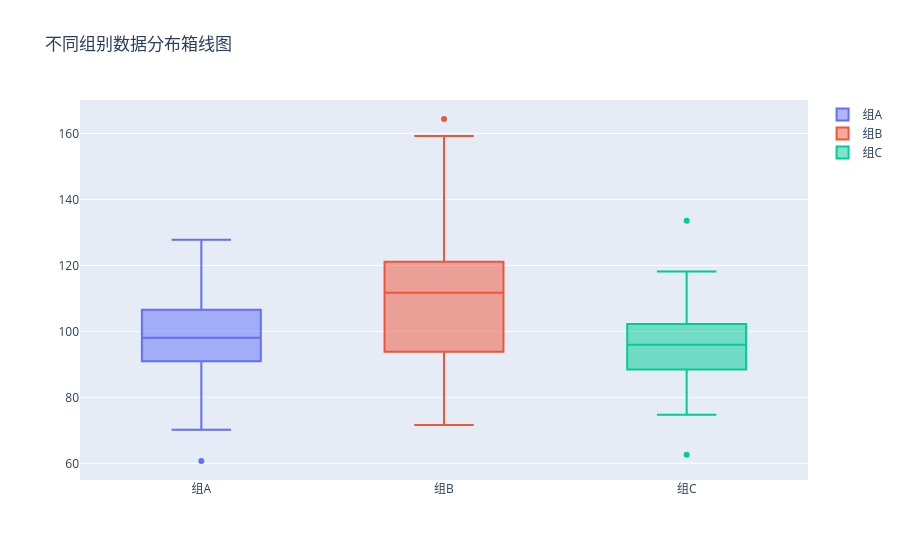

The cell this chart's notebook holds for it:
### Markdown cell above
## 9. 箱线图

### Code cell
# 创建不同组的数据
np.random.seed(42)
group_a = np.random.normal(100, 15, 100)
group_b = np.random.normal(110, 20, 100)
group_c = np.random.normal(95, 10, 100)

fig = go.Figure()

fig.add_trace(go.Box(y=group_a, name='组A'))
fig.add_trace(go.Box(y=group_b, name='组B'))
fig.add_trace(go.Box(y=group_c, name='组C'))

fig.update_layout(title='不同组别数据分布箱线图')
fig.show()
